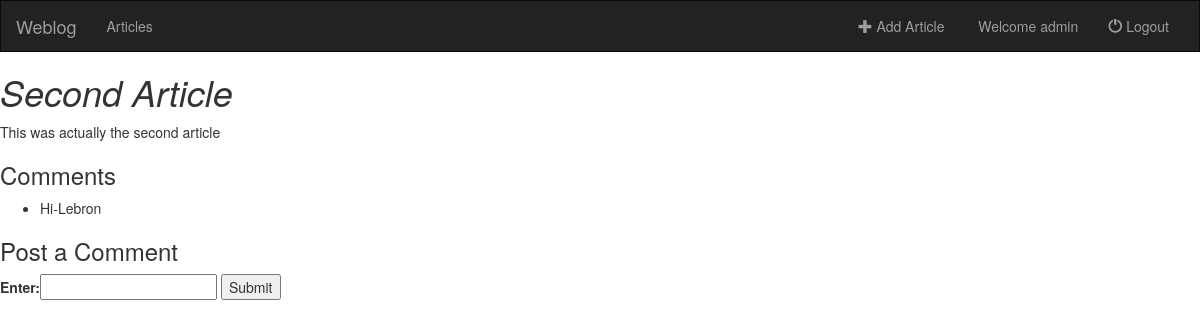
/article/3/ (signed in), run on an earlier commit of the app's database.
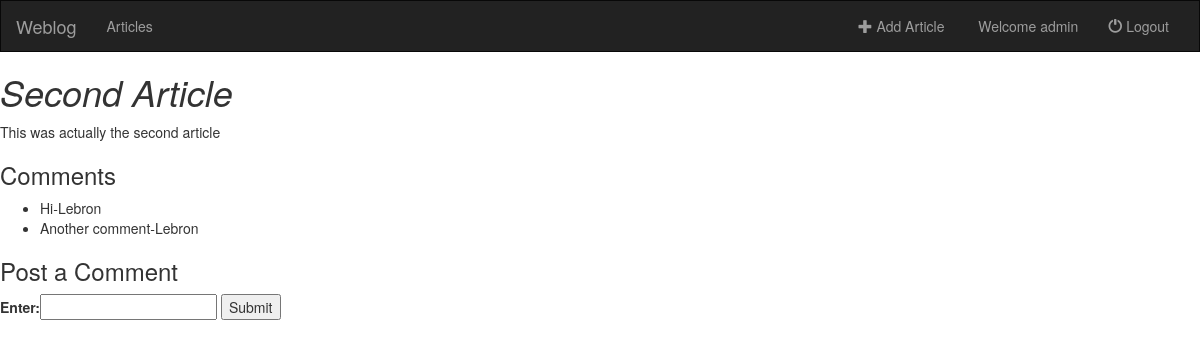
And on a later commit of the database.
### article/models.py (models this page shows, shortened)
class Article(models.Model):
    title = models.CharField(max_length=100)
    author = models.CharField(max_length=100)
    content = models.CharField(max_length=10000)

class Comment(models.Model):
    article = models.ForeignKey(Article,on_delete=models.CASCADE)
    comment_text = models.CharField(max_length=10000)
    comment_author = models.CharField(max_length=10000)

### article/views.py (the view)
# urls.py: url(r'^(?P<article_id>[0-9]+)/$',views.detail,name='detail'),
def detail(request,article_id):
    if request.user.username:
        article = get_object_or_404(Article,pk=article_id)
        comment_form = CommentForm()
        if request.method == 'POST':
            comment_form = CommentForm(request.POST)
            if comment_form.is_valid():
                comment_text = comment_form.cleaned_data['comment_text']
                comment = Comment()
                comment.comment_text = comment_text
                comment.comment_author = request.user.username
                comment.article = Article.objects.get(pk=article_id)
                comment.save()
        else:
            comment_form = CommentForm()
        return render(request,'article/detail.html',{'article':article,'comment_form':comment_form})
    else:
        form = LoginForm()
        return render(request,'article/login.html',{'form':form})

### article/forms.py
class CommentForm(forms.Form):
    comment_text = forms.CharField(label = "Enter",max_length=10000)

### article/templates/article/detail.html (shortened to what this page needs)
{%extends 'article/base.html'%}
{%block login%}
    {%if not request.user.username%}
            <li class="">
                <a href="{%url 'article:signup'%}">
                    <span  aria-hidden="true"></span>&nbsp;Signup
                </a>
            </li>
            <li class="">
                <a href="{%url 'article:user_login'%}">
                    <span class="glyphicon glyphicon-off" aria-hidden="true"></span>&nbsp;Login
                </a>
            </li>
    {%else%}
            <li class="">
                <a href="#">
                    &nbsp;Welcome {{request.user.username}}
                </a>
            </li>
            <li class="">
                <a href="{%url 'article:user_logout'%}">
                    <span class="glyphicon glyphicon-off" aria-hidden="true"></span>&nbsp;Logout
                </a>
            </li>
{%endif%}
{%endblock%}
{%block body%}
    <h1><i>{{article.title}}</i></h1>
    <p>{{article.content}}</p>
    <h3>Comments</h3>
    <ul>
        {%for comment in article.comment_set.all%}
        <li>{{comment.comment_text}}-{{comment.comment_author}}</li>
        {%endfor%}
    </ul>
    <h3>Post a Comment</h3>
    <form action="" method="POST">
        {{comment_form}}
        <input type="submit" value="Submit">
    </form>
{%endblock%}

### article/templates/article/base.html (shortened to what this page needs)
{%load staticfiles %}
<html>
<head>
</head>
<link rel="stylesheet" href="https://maxcdn.bootstrapcdn.com/bootstrap/3.3.7/css/bootstrap.min.css">
<link rel="stylesheet" type="text/css" href="{%static 'article/style.css'%}"/>
<nav class="navbar navbar-inverse">
    <div class="container-fluid">
        <div class="navbar-header">
            <a class="navbar-brand" href="{%url 'article:index'%}">Weblog</a>
        </div>
        <div class="collapse navbar-collapse" id="topNavBar">
            <ul class="nav navbar-nav">
                <li class="">
                    <a href="{%url 'article:index'%}">
                        Articles
                    </a>
                </li>
            </ul>
            <ul class="nav navbar-nav navbar-right">
                <li class="">
                    <a href="{%url 'article:new'%}">
                        <span class="glyphicon glyphicon-plus" aria-hidden="true"></span>&nbsp;Add Article
                    </a>
                </li>
                {%block login%}{%endblock%}
            </ul>
        </div>
    </div>
</nav>
{%block body%}
{%endblock%}

### article/static/article/style.css (style rules this page uses)
.navbar { border-radius:0; }

What changed in the data, as far as the page shows it:
added Comment: comment_text "Another comment", comment_author "Lebron"
